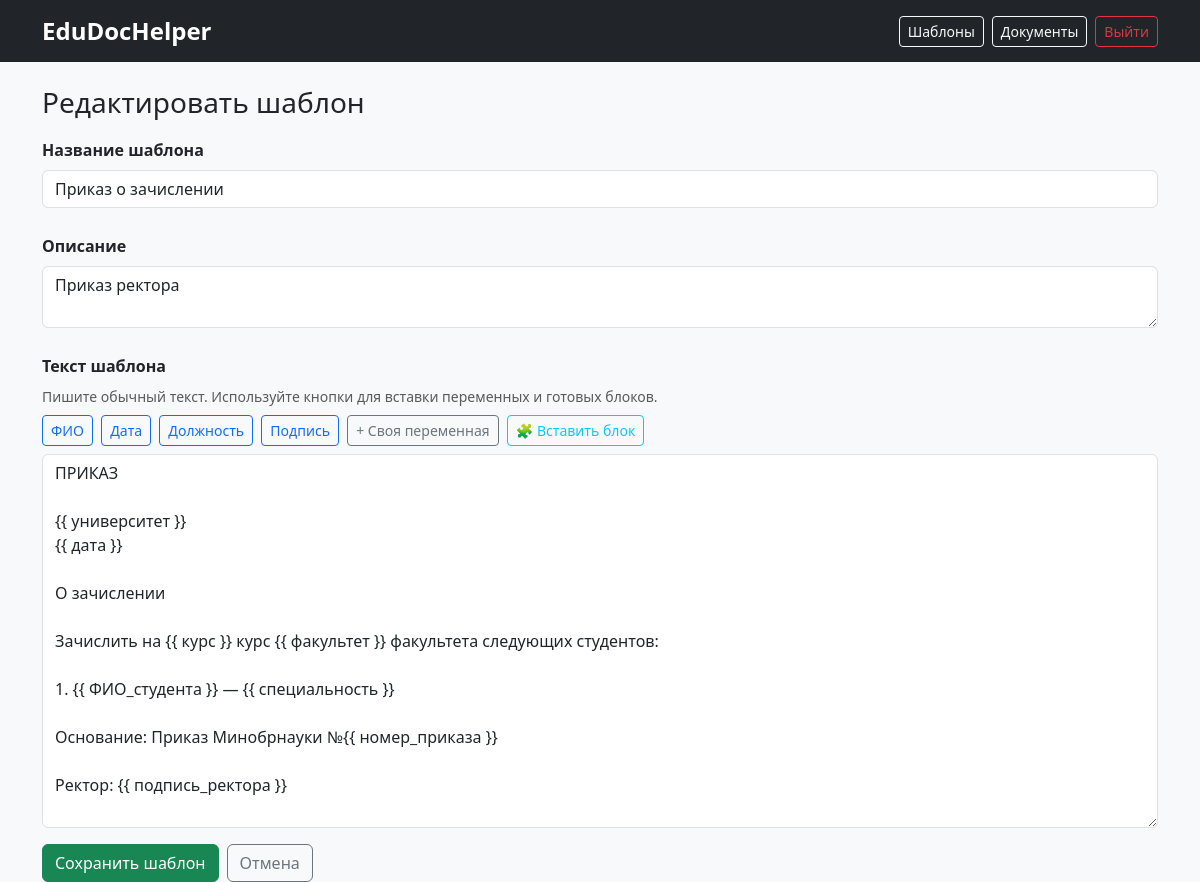
Page /templates/3/edit (signed in) on the earlier database version.
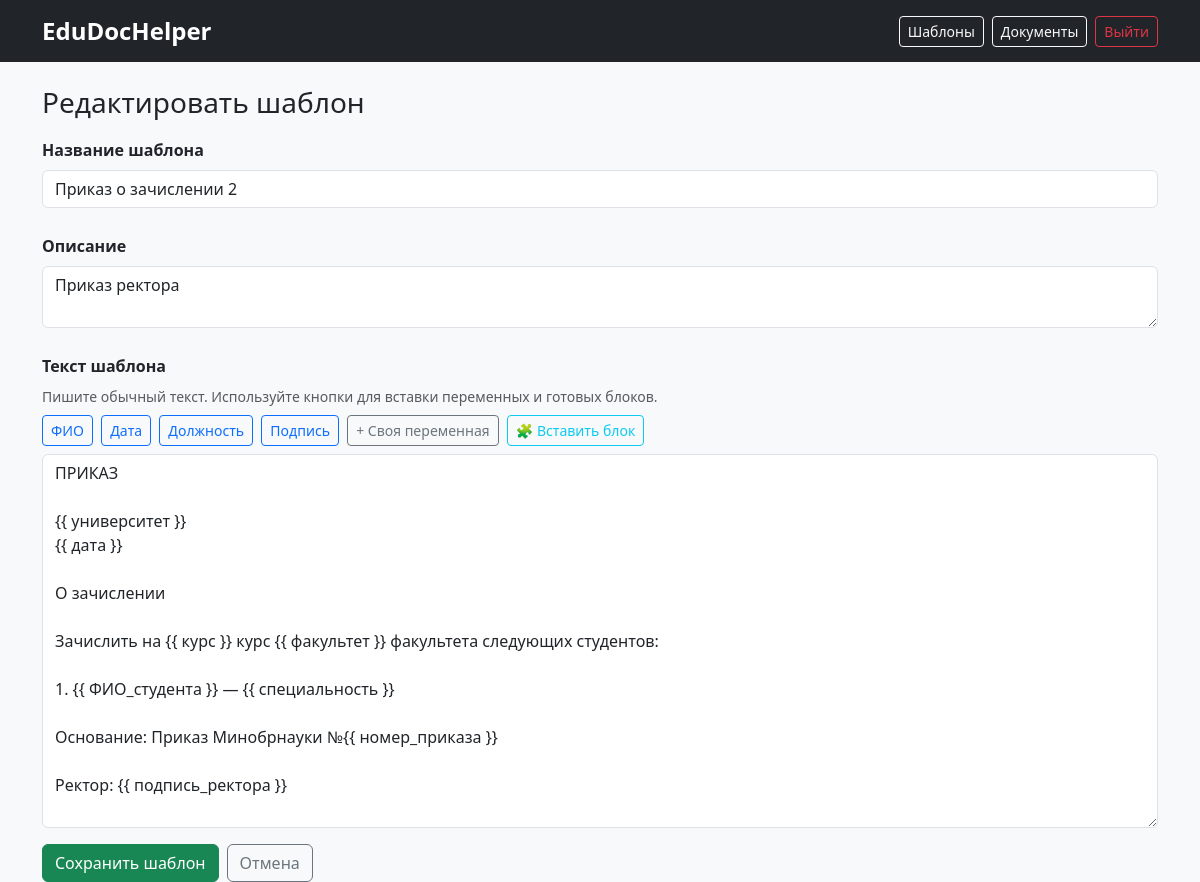
Same page on the later database version.
### models.py (models this page shows, shortened)
class DocumentTemplate(db.Model):
    __tablename__ = 'document_template'
    id = db.Column(db.Integer, primary_key=True)
    name = db.Column(db.String(200), nullable=False)
    description = db.Column(db.Text, default="")
    template_text = db.Column(db.Text, nullable=False)
    created_at = db.Column(db.DateTime, default=datetime.utcnow)
    last_modified = db.Column(db.DateTime, default=datetime.utcnow)

### app.py (the view, shortened to what this page needs)
    @app.route("/templates/create", methods=["GET", "POST"])
    @app.route("/templates/<int:tpl_id>/edit", methods=["GET", "POST"])
    def template_edit(tpl_id=None):
        if not require_login():
            return redirect(url_for("login"))
        tpl = DocumentTemplate.query.get(tpl_id) if tpl_id else None
        form = TemplateForm(obj=tpl)
        return render_template("template_edit.html", form=form, tpl=tpl)

### forms.py
class TemplateForm(FlaskForm):
    name = StringField("Название шаблона", validators=[DataRequired()])
    description = TextAreaField("Описание")
    template_text = TextAreaField("Текст шаблона (используйте {{ переменная }})", validators=[DataRequired()])
    submit = SubmitField("Сохранить")

### templates/template_edit.html (shortened to what this page needs)
{% extends "base.html" %}
{% block content %}
<h3>{% if tpl %}Редактировать шаблон{% else %}Создать шаблон{% endif %}</h3>
<form method="post" id="templateForm">
    <div class="mb-3">
        {{ form.name.label(class="form-label") }}
        {{ form.name(class="form-control", placeholder="Например: Справка об обучении") }}
    </div>
    <div class="mb-3">
        {{ form.description.label(class="form-label") }}
        {{ form.description(class="form-control", rows="2", placeholder="Краткое описание назначения шаблона") }}
    </div>
    <div class="mb-3">
        <label class="form-label">Текст шаблона</label>
        <div class="small text-muted mb-2">
            Пишите обычный текст. Используйте кнопки для вставки переменных и готовых блоков.
        </div>
        <div class="mb-2">
            <button type="button" class="btn btn-outline-primary btn-sm me-1" onclick="insertVariable('ФИО')">ФИО</button>
            <button type="button" class="btn btn-outline-primary btn-sm me-1" onclick="insertVariable('дата')">Дата</button>
            <button type="button" class="btn btn-outline-primary btn-sm me-1" onclick="insertVariable('должность')">Должность</button>
            <button type="button" class="btn btn-outline-primary btn-sm me-1" onclick="insertVariable('подпись')">Подпись</button>
            <button type="button" class="btn btn-outline-secondary btn-sm me-1" onclick="insertCustomVariable()">+ Своя переменная</button>
            <button type="button" class="btn btn-outline-info btn-sm" data-bs-toggle="modal" data-bs-target="#blocksModal">
                🧩 Вставить блок
            </button>
        </div>
        {{ form.template_text(class="form-control", rows="15", id="templateText") }}
    </div>
    <div class="d-flex gap-2">
        <button type="submit" class="btn btn-success">Сохранить шаблон</button>
        <a href="{{ url_for('templates_list') }}" class="btn btn-outline-secondary">Отмена</a>
    </div>
</form>
{% endblock %}

Differences in the rows shown:
changed DocumentTemplate "Приказ ректора": name "Приказ о зачислении" → "Приказ о зачислении 2"
